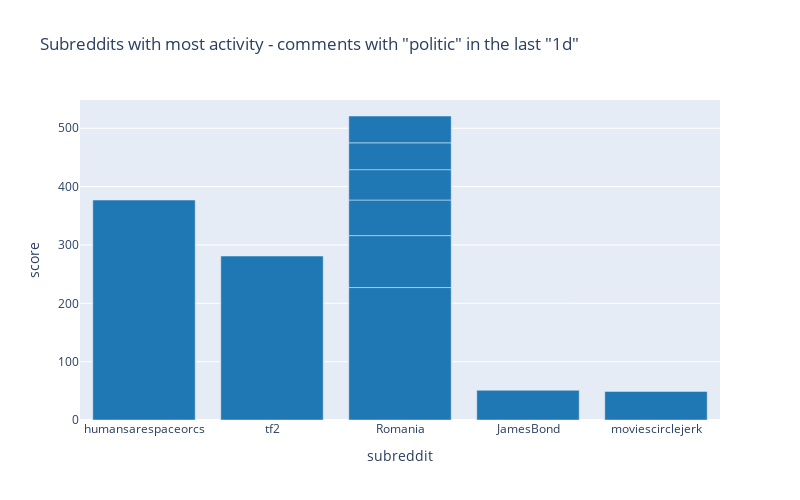

The cell this chart's notebook holds for it:
### Code cell
px.bar(df,              # our dataframe
       x="subreddit",         # x will be the 'key' column of the dataframe
       y="score",   # y will be the 'doc_count' column of the dataframe
       title=f'Subreddits with most activity - comments with "{query_p}" in the last "{duration}"',
       labels={"doc_count": "# comments","key": "Subreddits"}, # the axis names
       color_discrete_sequence=["#1f77b4"], # the colors used
       height=500,
       width=800)

### Figure 1 — Plotly figure (JSON) as saved in the notebook; plotly's stock layout.template omitted (floating-point values rounded to 4 significant figures)
{"data": [{"alignmentgroup": "True", "hovertemplate": "subreddit=%{x}<br>score=%{y}<extra></extra>", "legendgroup": "", "marker": {"color": "#1f77b4", "pattern": {"shape": ""}}, "name": "", "offsetgroup": "", "orientation": "v", "showlegend": false, "textposition": "auto", "type": "bar", "x": ["humansarespaceorcs", "tf2", "Romania", "Romania", "Romania", "Romania", "JamesBond", "moviescirclejerk", "Romania", "Romania"], "xaxis": "x", "y": [377, 281, 227, 89, 61, 52, 51, 49, 46, 46], "yaxis": "y"}], "layout": {"barmode": "relative", "height": 500, "legend": {"tracegroupgap": 0}, "title": {"text": "Subreddits with most activity - comments with \"politic\" in the last \"1d\""}, "width": 800, "xaxis": {"anchor": "y", "domain": [0, 1], "title": {"text": "subreddit"}}, "yaxis": {"anchor": "x", "domain": [0, 1], "title": {"text": "score"}}}}
